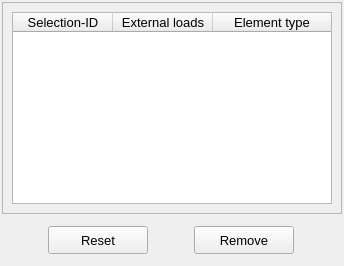
           <widget class="QWidget" name="tab_remove">
            <attribute name="title">
             <string>Remove</string>
            </attribute>
            <layout class="QGridLayout" name="gridLayout_9">
             <property name="leftMargin">
              <number>2</number>
             </property>
             <property name="topMargin">
              <number>2</number>
             </property>
             <property name="rightMargin">
              <number>2</number>
             </property>
             <property name="bottomMargin">
              <number>2</number>
             </property>
             <property name="spacing">
              <number>2</number>
             </property>
             <item row="0" column="0">
              <widget class="QFrame" name="frame_5">
               <property name="frameShape">
                <enum>QFrame::StyledPanel</enum>
               </property>
               <property name="frameShadow">
                <enum>QFrame::Raised</enum>
               </property>
               <layout class="QGridLayout" name="gridLayout_2">
                <item row="0" column="0">
                 <widget class="QTreeWidget" name="treeWidget_nodal_loads">
                  <property name="minimumSize">
                   <size>
                    <width>320</width>
                    <height>170</height>
                   </size>
                  </property>
                  <property name="maximumSize">
                   <size>
                    <width>380</width>
                    <height>200</height>
                   </size>
                  </property>
                  <property name="font">
                   <font>
                    <family>MS Shell Dlg 2</family>
                    <pointsize>10</pointsize>
                    <italic>false</italic>
                   </font>
                  </property>
                  <property name="toolTip">
                   <string>Select a node to remove the attributed boundary condition.</string>
                  </property>
                  <property name="indentation">
                   <number>1</number>
                  </property>
                  <property name="headerHidden">
                   <bool>false</bool>
                  </property>
                  <attribute name="headerHighlightSections">
                   <bool>false</bool>
                  </attribute>
                  <attribute name="headerShowSortIndicator" stdset="0">
                   <bool>false</bool>
                  </attribute>
                  <attribute name="headerStretchLastSection">
                   <bool>true</bool>
                  </attribute>
                  <column>
                   <property name="text">
                    <string>Selection-ID</string>
                   </property>
                   <property name="textAlignment">
                    <set>AlignCenter</set>
                   </property>
                  </column>
                  <column>
                   <property name="text">
                    <string>External loads</string>
                   </property>
                   <property name="textAlignment">
                    <set>AlignCenter</set>
                   </property>
                  </column>
                  <column>
                   <property name="text">
                    <string>Element type</string>
                   </property>
                   <property name="textAlignment">
                    <set>AlignCenter</set>
                   </property>
                  </column>
                 </widget>
                </item>
               </layout>
              </widget>
             </item>
             <item row="1" column="0">
              <widget class="QFrame" name="frame_3">
               <property name="minimumSize">
                <size>
                 <width>320</width>
                 <height>48</height>
                </size>
               </property>
               <property name="maximumSize">
                <size>
                 <width>16777215</width>
                 <height>48</height>
                </size>
               </property>
               <property name="frameShape">
                <enum>QFrame::NoFrame</enum>
               </property>
               <property name="frameShadow">
                <enum>QFrame::Raised</enum>
               </property>
               <layout class="QGridLayout" name="gridLayout_8">
                <property name="leftMargin">
                 <number>4</number>
                </property>
                <property name="topMargin">
                 <number>4</number>
                </property>
                <property name="rightMargin">
                 <number>4</number>
                </property>
                <property name="bottomMargin">
                 <number>4</number>
                </property>
                <property name="spacing">
                 <number>4</number>
                </property>
                <item row="0" column="0">
                 <widget class="QPushButton" name="pushButton_reset">
                  <property name="minimumSize">
                   <size>
                    <width>100</width>
                    <height>28</height>
                   </size>
                  </property>
                  <property name="maximumSize">
                   <size>
                    <width>100</width>
                    <height>28</height>
                   </size>
                  </property>
                  <property name="font">
                   <font>
                    <family>MS Shell Dlg 2</family>
                    <pointsize>10</pointsize>
                    <weight>50</weight>
                    <italic>false</italic>
                    <bold>false</bold>
                   </font>
                  </property>
                  <property name="styleSheet">
                   <string notr="true"/>
                  </property>
                  <property name="text">
                   <string>Reset</string>
                  </property>
                 </widget>
                </item>
                <item row="0" column="1">
                 <widget class="QPushButton" name="pushButton_remove">
                  <property name="minimumSize">
                   <size>
                    <width>100</width>
                    <height>28</height>
                   </size>
                  </property>
                  <property name="maximumSize">
                   <size>
                    <width>100</width>
                    <height>28</height>
                   </size>
                  </property>
                  <property name="font">
                   <font>
                    <family>MS Shell Dlg 2</family>
                    <pointsize>10</pointsize>
                    <weight>50</weight>
                    <italic>false</italic>
                    <bold>false</bold>
                   </font>
                  </property>
                  <property name="styleSheet">
                   <string notr="true"/>
                  </property>
                  <property name="text">
                   <string>Remove</string>
                  </property>
                 </widget>
                </item>
               </layout>
              </widget>
             </item>
            </layout>
           </widget>
